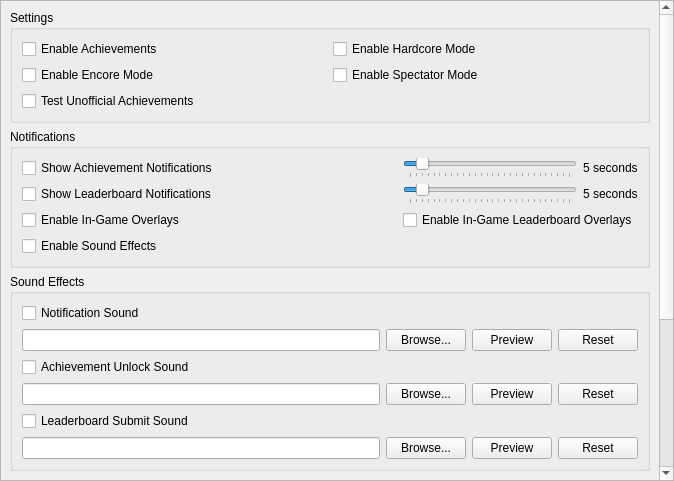
<?xml version="1.0" encoding="UTF-8"?>
<ui version="4.0">
 <class>AchievementSettingsWidget</class>
 <widget class="QWidget" name="AchievementSettingsWidget">
  <property name="geometry">
   <rect>
    <x>0</x>
    <y>0</y>
    <width>674</width>
    <height>481</height>
   </rect>
  </property>
  <layout class="QVBoxLayout" name="verticalLayout">
   <property name="leftMargin">
    <number>0</number>
   </property>
   <property name="topMargin">
    <number>0</number>
   </property>
   <property name="rightMargin">
    <number>0</number>
   </property>
   <property name="bottomMargin">
    <number>0</number>
   </property>
   <item>
    <widget class="QScrollArea" name="scrollArea">
     <property name="widgetResizable">
      <bool>true</bool>
     </property>
     <widget class="QWidget" name="scrollAreaAchievements">
      <property name="geometry">
       <rect>
        <x>0</x>
        <y>-2</y>
        <width>655</width>
        <height>739</height>
       </rect>
      </property>
      <layout class="QVBoxLayout" name="verticalLayout_2">
       <item>
        <widget class="QGroupBox" name="settingsBox">
         <property name="title">
          <string>Settings</string>
         </property>
         <layout class="QGridLayout" name="gridLayout_5">
          <item row="2" column="0">
           <widget class="QCheckBox" name="unofficialAchievements">
            <property name="text">
             <string>Test Unofficial Achievements</string>
            </property>
           </widget>
          </item>
          <item row="0" column="1">
           <widget class="QCheckBox" name="hardcoreMode">
            <property name="text">
             <string>Enable Hardcore Mode</string>
            </property>
           </widget>
          </item>
          <item row="0" column="0">
           <widget class="QCheckBox" name="enable">
            <property name="text">
             <string>Enable Achievements</string>
            </property>
           </widget>
          </item>
          <item row="1" column="1">
           <widget class="QCheckBox" name="spectatorMode">
            <property name="text">
             <string>Enable Spectator Mode</string>
            </property>
           </widget>
          </item>
          <item row="1" column="0">
           <widget class="QCheckBox" name="encoreMode">
            <property name="text">
             <string>Enable Encore Mode</string>
            </property>
           </widget>
          </item>
         </layout>
        </widget>
       </item>
       <item>
        <widget class="QGroupBox" name="notificationBox">
         <property name="title">
          <string>Notifications</string>
         </property>
         <layout class="QGridLayout" name="gridLayout_2" columnstretch="1,0">
          <item row="0" column="1">
           <layout class="QHBoxLayout" name="achievementNotificationsDurationSliderContainer" stretch="1,0">
            <item>
             <widget class="QSlider" name="achievementNotificationsDuration">
              <property name="minimum">
               <number>3</number>
              </property>
              <property name="maximum">
               <number>30</number>
              </property>
              <property name="pageStep">
               <number>1</number>
              </property>
              <property name="value">
               <number>5</number>
              </property>
              <property name="orientation">
               <enum>Qt::Orientation::Horizontal</enum>
              </property>
              <property name="invertedAppearance">
               <bool>false</bool>
              </property>
              <property name="tickPosition">
               <enum>QSlider::TickPosition::TicksBelow</enum>
              </property>
              <property name="tickInterval">
               <number>1</number>
              </property>
             </widget>
            </item>
            <item>
             <widget class="QLabel" name="achievementNotificationsDurationLabel">
              <property name="text">
               <string>5 seconds</string>
              </property>
             </widget>
            </item>
           </layout>
          </item>
          <item row="0" column="0">
           <widget class="QCheckBox" name="achievementNotifications">
            <property name="text">
             <string>Show Achievement Notifications</string>
            </property>
           </widget>
          </item>
          <item row="1" column="1">
           <layout class="QHBoxLayout" name="leaderboardNotificationsDurationSliderContainer" stretch="1,0">
            <item>
             <widget class="QSlider" name="leaderboardNotificationsDuration">
              <property name="minimum">
               <number>3</number>
              </property>
              <property name="maximum">
               <number>30</number>
              </property>
              <property name="pageStep">
               <number>1</number>
              </property>
              <property name="value">
               <number>5</number>
              </property>
              <property name="orientation">
               <enum>Qt::Orientation::Horizontal</enum>
              </property>
              <property name="invertedAppearance">
               <bool>false</bool>
              </property>
              <property name="tickPosition">
               <enum>QSlider::TickPosition::TicksBelow</enum>
              </property>
              <property name="tickInterval">
               <number>1</number>
              </property>
             </widget>
            </item>
            <item>
             <widget class="QLabel" name="leaderboardNotificationsDurationLabel">
              <property name="text">
               <string>5 seconds</string>
              </property>
             </widget>
            </item>
           </layout>
          </item>
          <item row="1" column="0">
           <widget class="QCheckBox" name="leaderboardNotifications">
            <property name="text">
             <string>Show Leaderboard Notifications</string>
            </property>
           </widget>
          </item>
          <item row="3" column="0">
           <widget class="QCheckBox" name="overlays">
            <property name="text">
             <string>Enable In-Game Overlays</string>
            </property>
           </widget>
          </item>
          <item row="3" column="1">
           <widget class="QCheckBox" name="leaderboardOverlays">
            <property name="text">
             <string>Enable In-Game Leaderboard Overlays</string>
            </property>
           </widget>
          </item>
          <item row="4" column="0">
           <widget class="QCheckBox" name="soundEffects">
            <property name="text">
             <string>Enable Sound Effects</string>
            </property>
           </widget>
          </item>
         </layout>
        </widget>
       </item>
       <item>
        <widget class="QGroupBox" name="soundEffectsBox">
         <property name="title">
          <string>Sound Effects</string>
         </property>
         <layout class="QGridLayout" name="gridLayout_6">
          <item row="5" column="0">
           <widget class="QLineEdit" name="lbSoundPath"/>
          </item>
          <item row="1" column="0">
           <widget class="QLineEdit" name="notificationSoundPath"/>
          </item>
          <item row="3" column="1">
           <widget class="QPushButton" name="unlockSoundBrowse">
            <property name="text">
             <string>Browse...</string>
            </property>
           </widget>
          </item>
          <item row="1" column="3">
           <widget class="QPushButton" name="notificationSoundReset">
            <property name="text">
             <string>Reset</string>
            </property>
           </widget>
          </item>
          <item row="2" column="0">
           <widget class="QCheckBox" name="unlockSound">
            <property name="text">
             <string>Achievement Unlock Sound</string>
            </property>
           </widget>
          </item>
          <item row="1" column="1">
           <widget class="QPushButton" name="notificationSoundBrowse">
            <property name="text">
             <string>Browse...</string>
            </property>
           </widget>
          </item>
          <item row="3" column="0">
           <widget class="QLineEdit" name="unlockSoundPath"/>
          </item>
          <item row="5" column="1">
           <widget class="QPushButton" name="lbSoundBrowse">
            <property name="text">
             <string>Browse...</string>
            </property>
           </widget>
          </item>
          <item row="3" column="2">
           <widget class="QPushButton" name="unlockSoundOpen">
            <property name="text">
             <string>Preview</string>
            </property>
           </widget>
          </item>
          <item row="1" column="2">
           <widget class="QPushButton" name="notificationSoundOpen">
            <property name="text">
             <string>Preview</string>
            </property>
           </widget>
          </item>
          <item row="0" column="0">
           <widget class="QCheckBox" name="notificationSound">
            <property name="text">
             <string>Notification Sound</string>
            </property>
           </widget>
          </item>
          <item row="5" column="2">
           <widget class="QPushButton" name="lbSoundOpen">
            <property name="text">
             <string>Preview</string>
            </property>
           </widget>
          </item>
          <item row="3" column="3">
           <widget class="QPushButton" name="unlockSoundReset">
            <property name="text">
             <string>Reset</string>
            </property>
           </widget>
          </item>
          <item row="5" column="3">
           <widget class="QPushButton" name="lbSoundReset">
            <property name="text">
             <string>Reset</string>
            </property>
           </widget>
          </item>
          <item row="4" column="0">
           <widget class="QCheckBox" name="lbSound">
            <property name="text">
             <string>Leaderboard Submit Sound</string>
            </property>
           </widget>
          </item>
         </layout>
        </widget>
       </item>
       <item>
        <widget class="QGroupBox" name="loginBox">
         <property name="title">
          <string>Account</string>
         </property>
         <layout class="QHBoxLayout" name="horizontalLayout" stretch="1,0">
          <item>
           <widget class="QLabel" name="loginStatus">
            <property name="text">
             <string>Username:
Login token generated at:</string>
            </property>
            <property name="alignment">
             <set>Qt::AlignmentFlag::AlignLeading|Qt::AlignmentFlag::AlignLeft|Qt::AlignmentFlag::AlignTop</set>
            </property>
           </widget>
          </item>
          <item>
           <layout class="QHBoxLayout" name="achievementButtons">
            <item>
             <widget class="QPushButton" name="viewProfile">
              <property name="text">
               <string>View Profile...</string>
              </property>
             </widget>
            </item>
            <item>
             <widget class="QPushButton" name="loginButton">
              <property name="text">
               <string>Login...</string>
              </property>
             </widget>
            </item>
           </layout>
          </item>
         </layout>
        </widget>
       </item>
       <item>
        <widget class="QGroupBox" name="gameInfoBox">
         <property name="minimumSize">
          <size>
           <width>0</width>
           <height>75</height>
          </size>
         </property>
         <property name="title">
          <string>Game Info</string>
         </property>
         <layout class="QGridLayout" name="gridLayout_3">
          <item row="0" column="0">
           <widget class="QLabel" name="gameInfo">
            <property name="alignment">
             <set>Qt::AlignmentFlag::AlignLeading|Qt::AlignmentFlag::AlignLeft|Qt::AlignmentFlag::AlignTop</set>
            </property>
           </widget>
          </item>
         </layout>
        </widget>
       </item>
       <item>
        <widget class="QLabel" name="rcheevosDisclaimer">
         <property name="text">
          <string>&lt;html&gt;&lt;head/&gt;&lt;body&gt;&lt;p align=&quot;justify&quot;&gt;PCSX2 uses RetroAchievements as an achievement database and for tracking progress. To use achievements, please sign up for an account at &lt;a href=&quot;https://retroachievements.org/&quot;&gt;retroachievements.org&lt;/a&gt;.&lt;/p&gt;&lt;p align=&quot;justify&quot;&gt;To view the achievement list in-game, press the hotkey for &lt;span style=&quot; font-weight:600;&quot;&gt;Open Pause Menu&lt;/span&gt; and select &lt;span style=&quot; font-weight:600;&quot;&gt;Achievements&lt;/span&gt; from the menu.&lt;/p&gt;&lt;/body&gt;&lt;/html&gt;</string>
         </property>
         <property name="textFormat">
          <enum>Qt::TextFormat::RichText</enum>
         </property>
         <property name="wordWrap">
          <bool>true</bool>
         </property>
         <property name="margin">
          <number>8</number>
         </property>
         <property name="openExternalLinks">
          <bool>true</bool>
         </property>
        </widget>
       </item>
      </layout>
     </widget>
    </widget>
   </item>
  </layout>
 </widget>
 <resources>
  <include location="../resources/resources.qrc"/>
 </resources>
 <connections/>
</ui>
